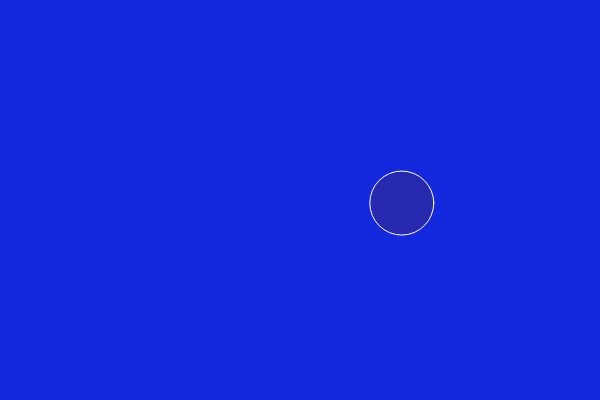
Frame 1 (no input)
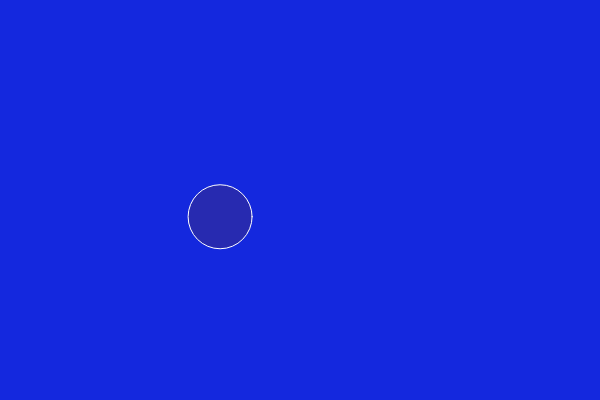
Frame 60 (no input)
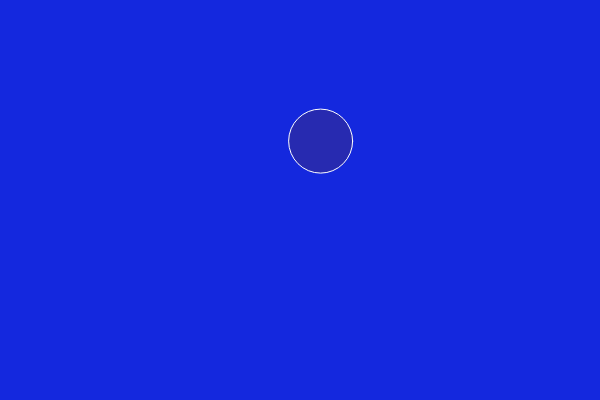
Frame 120 (the mouse pressed at the canvas centre since frame 60)

The p5.js sketch that drew these frames (run headless with seeded random() and noise() and a simulated clock; from frame 60 on, the mouse is pressed at the canvas centre):

// p5.js sketch
// ── sketch.js
var x_off1 = 0;
var x_off2 = 123432;

function setup() {
  createCanvas(600, 400);
}

function draw() {

  background(20, 40, 222);

  stroke(255);

  var x = map(noise(x_off1), 0, 1, 0, width);
  var y = map(noise(x_off2), 0, 1, 0, height);

  fill(54, 45, 145, 150);
  ellipse(x,y, 64, 64);

  x_off1 += 0.02;
  x_off2 += 0.02;
}
